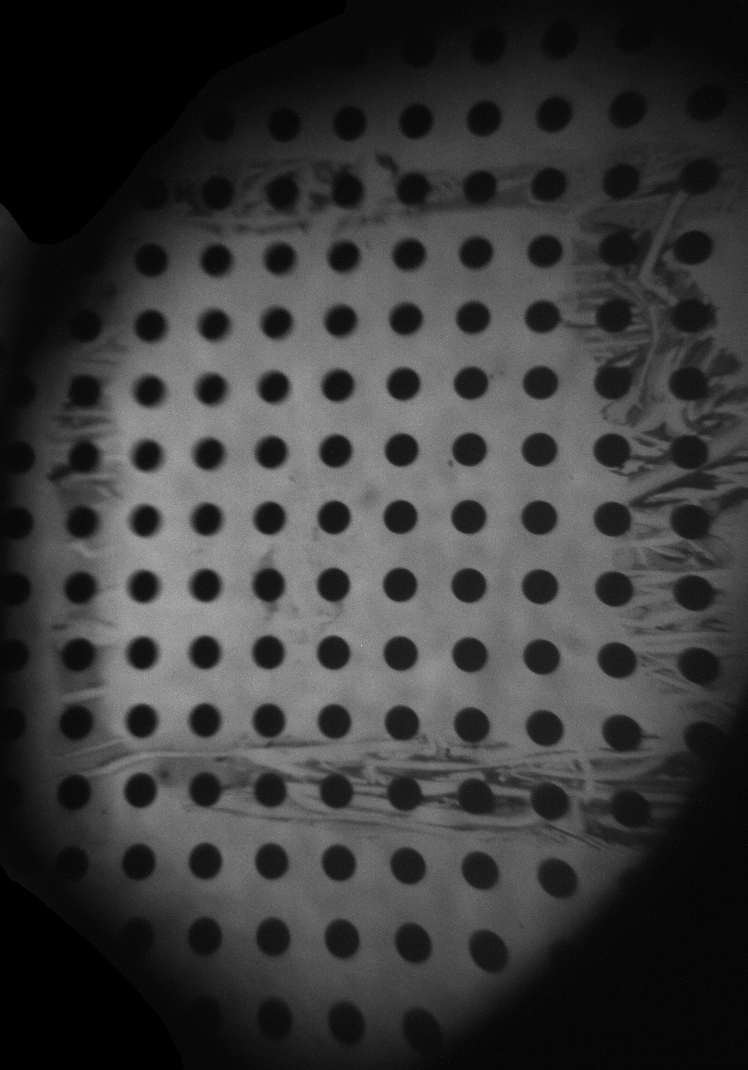
#> input picture Perspective.png, 748 x 1070 px, found by its file name
$ python TemplateMatch.py
#> lines starting #> are read from the running program, lines starting #| are printed output that depends on the picture; after the words box and inside, x2 and y2 are one past the last pixel; in counts of white or black regions, pixels touching at a corner belong together
import numpy as np
import cv2 as cv
from numpy.fft import fft2, ifft2, fftshift
import matplotlib.pyplot as pyp

rmPt = []


# [75 lines left out: functions click_rm, MakeTemplate, GetMarkLocs, ShowCircs, not called in this run]


def CovarianceTemplate(img, template):

    img = img.astype(np.float64)
    template = template.astype(np.float64)

    n_rows, n_cols = img.shape[0], img.shape[1]

    template -= np.mean(template)

    row_pad = n_rows - template.shape[0]
    col_pad = n_cols - template.shape[1]

    row_pad_half = row_pad // 2
    col_pad_half = col_pad // 2

    # pad the template to the image size
    if template.shape != img.shape:

        template = np.pad(template,
                              ((row_pad_half, row_pad_half + row_pad % 2),
                               (col_pad_half, col_pad_half + col_pad % 2)),
                              mode='constant')

    square_window = np.copy(template)
    square_window[square_window > 0] = 1
    # Correlation

    # Calculate local average over a square window
    EX = np.real(fftshift(ifft2(fft2(img) * np.conjugate(fft2(square_window)))))


    #Subtract Local Average
    img -= EX

    #Compute Covariance
    C = np.real(fftshift(ifft2(fft2(img) * np.conjugate(fft2(template)))))

    return C


def CorrelateTemplate(img, template):

    img = img.astype(np.float64)
    template = template.astype(np.float64)

    n_rows, n_cols = img.shape[0], img.shape[1]

    row_pad = n_rows - template.shape[0]
    col_pad = n_cols - template.shape[1]

    row_pad_half = row_pad // 2
    col_pad_half = col_pad // 2

    # pad the template to the image size
    if template.shape != img.shape:

        template = np.pad(template,
                              ((row_pad_half, row_pad_half + row_pad % 2),
                               (col_pad_half, col_pad_half + col_pad % 2)),
                              mode='constant')

    # Correlation
    #EX = np.real(fftshift(ifft2(fft2(Img) * np.conjugate(fft2(square_window)))))
    # Img -= EX
    C = np.real(fftshift(ifft2(fft2(img) * np.conjugate(fft2(template)))))

    #EX2 = np.real(fftshift(ifft2(fft2(Img**2) * np.conjugate(fft2(square_window)))))

    #template_std = np.sqrt(np.sum((Template - np.mean(Template))**2))

    #windowstd = np.sqrt(np.abs(EX2 - EX**2))

    return C / np.max(C) #(template_std*windowstd+1e-5)


def DotPeaks(img, template):

    correlation = CovarianceTemplate(img, template)

    # imgFH = ForstnerHarris(img, 16)
    # templateFH = ForstnerHarris(template, 16)

    imgFH = np.abs(cv.cornerHarris(img.astype(np.float32), 2, 7, 0.05))
    templateFH = np.abs(cv.cornerHarris(template.astype(np.float32), 2, 7, 0.05))

    # templateFH = templateFH - templateFH.min()
    # templateFH /= templateFH.max()
    # imgFH /= imgFH.max()

    correlationFH = CorrelateTemplate(imgFH, templateFH)

    # combined = correlation[window_size//2:-window_size//2, window_size//2:-window_size//2] * correlationFH
    combined = correlation*correlationFH

    return combined, correlation, correlationFH


def MaxFind(img, search_size, minthresh = 2.5):

    PeakLocs = np.zeros(img.shape, dtype=bool)

    mask = (img > minthresh*img.mean()).astype(bool)

    hss = search_size//2

    for jj in range(hss, img.shape[0] - hss):
        for ii in range(hss, img.shape[1] - hss):
            PeakLocs[jj, ii] = img[jj, ii] >= img[jj-hss:jj+hss, ii-hss:ii+hss].max()

    PeakLocs *= mask

    return PeakLocs


# [23 lines left out: function SubPixelPeaks, not called in this run]


if __name__ == "__main__":
    from cv2 import imread

    Img = imread("TestImages/Perspective.png")[:, :, 0]
#> Img: shape (1070, 748); min 0, max 255, mean 58.8
    Template = imread("TestImages/dot_template.png")[:, :, 0]
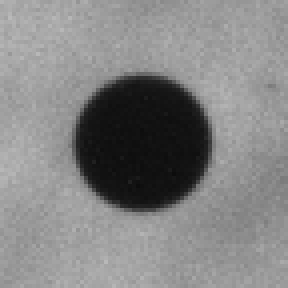
#> input picture dot_template.png, 72 x 72 px, found by its file name (shown 4 times larger)
#> Template: shape (72, 72); min 12, max 185, mean 132.2

    Peaks, c, cFH = DotPeaks(Img, Template)
#> in CovarianceTemplate, `square_window[square_window > 0] = 1`:
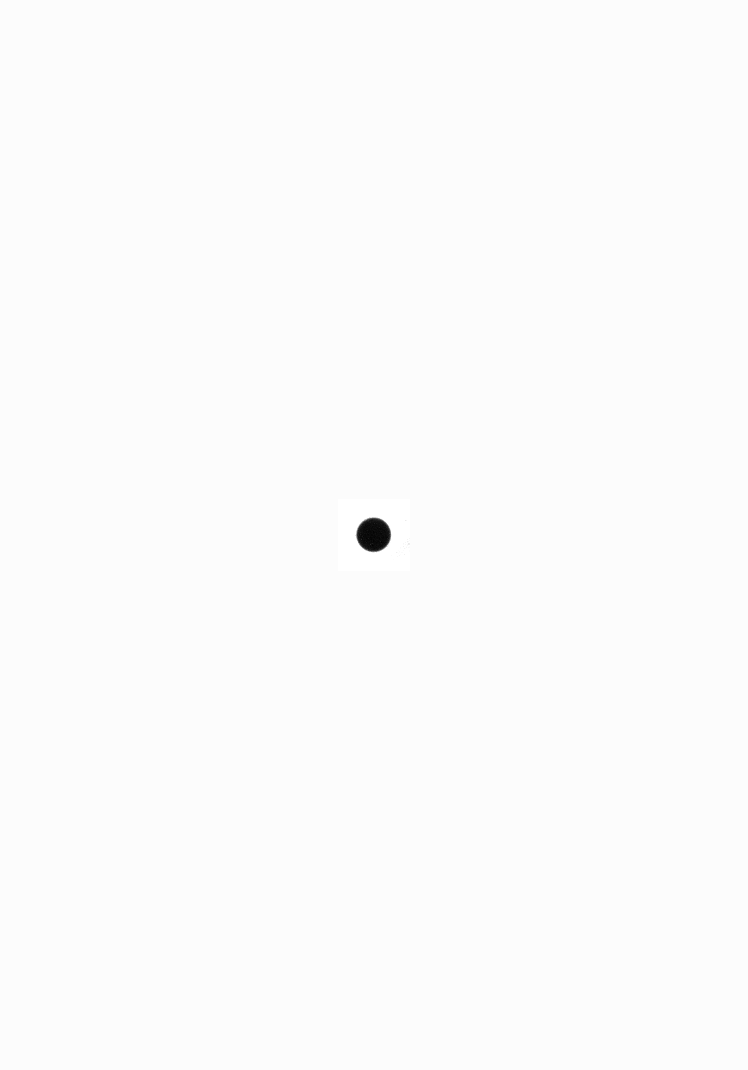
#> square_window: shape (1070, 748) float64; min -120.2, max 1, mean -0.121; drawn with min black and max white
#> in DotPeaks, `templateFH = np.abs(cv.cornerHarris(template.astype(np.float32), 2, 7,..`:
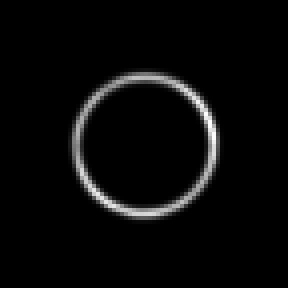
#> templateFH: shape (72, 72) float32 (shown 4 times larger); min 0.618, max 8.3e+10, mean 2.88e+09; drawn with min black and max white
#> in DotPeaks, `combined = correlation*correlationFH`:
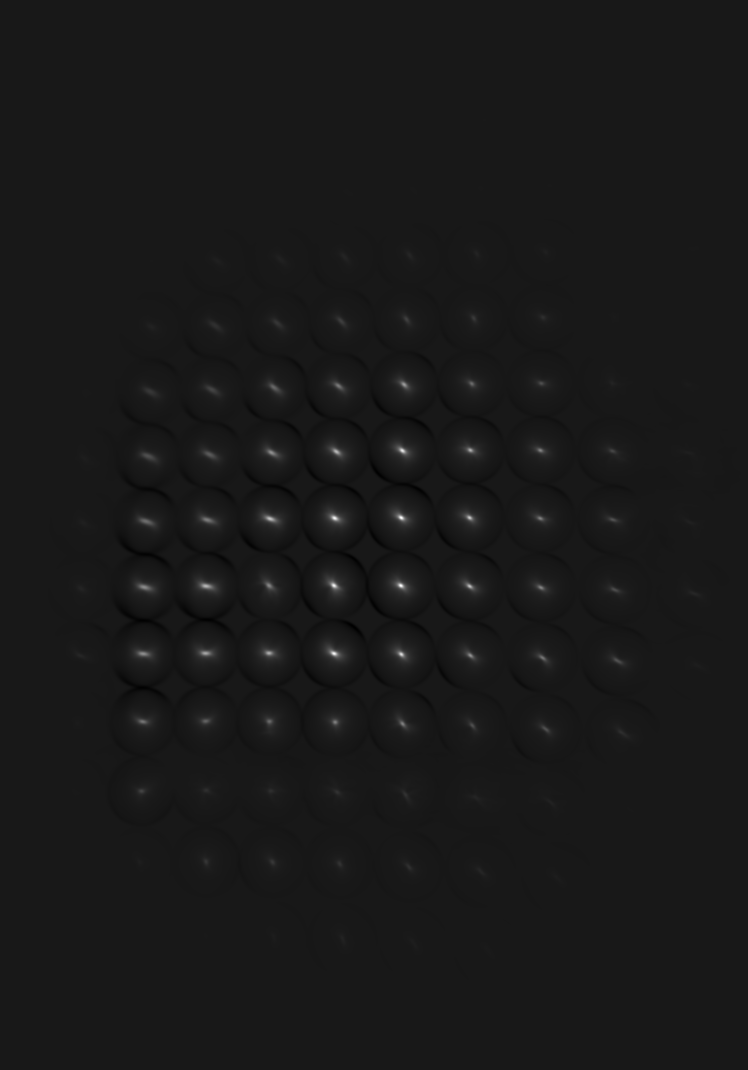
#> combined: shape (1070, 748) float64; min -5.74e+10, max 5.45e+11, mean 1.13e+09; drawn with min black and max white

    PeakLocs = MaxFind(Peaks, 64, 5)
#> in MaxFind, `mask = (img > minthresh*img.mean()).astype(bool)`:
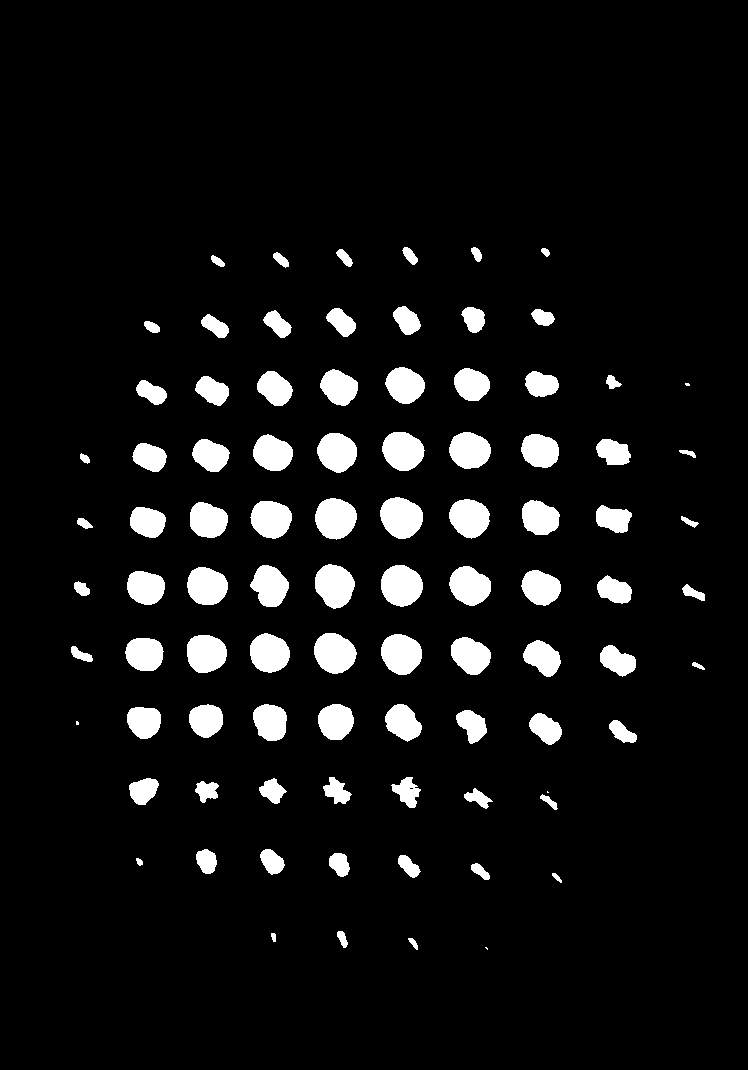
#> mask: shape (1070, 748) bool; 7% white; 90 white regions (4 under 20 px), largest, box (x1, y1, x2, y2) and area: (380, 497, 423, 539) 1369, (381, 565, 423, 607) 1363, (315, 498, 357, 540) 1344
#> after the loop in MaxFind, `for jj in range(hss, img.shape[0] - hss):`: PeakLocs: shape (1070, 748) bool; 0.02% white in thin lines or dots, all inside (x1, y1, x2, y2) = (72, 38, 705, 1026)
#> in MaxFind, `PeakLocs *= mask`: PeakLocs: shape (1070, 748) bool; 0.01% white in thin lines or dots, all inside (x1, y1, x2, y2) = (77, 252, 698, 949)


    fig, ax = pyp.subplots(1, 5, figsize = (5*3, 4), dpi=300)
    ax[0].imshow(Img, cmap='Greys_r')
    ax[0].set_title("\nOriginal Image")
    ax[1].imshow(c)
    ax[1].set_title("\nTemplate Covariance")
    ax[2].imshow(cFH)
    ax[2].set_title("\nHarris CD Covariance")
    ax[3].imshow(Peaks)
    ax[3].set_title("\nEstimates Multiplied")
    ax[4].imshow(cv.dilate(PeakLocs.astype(np.uint8), np.ones((7, 7), dtype=np.uint8)))
    ax[4].set_title("\nRecovered Peaks")

    for axis in ax:
        axis.axis('off')

    fig.tight_layout()
    fig.show()
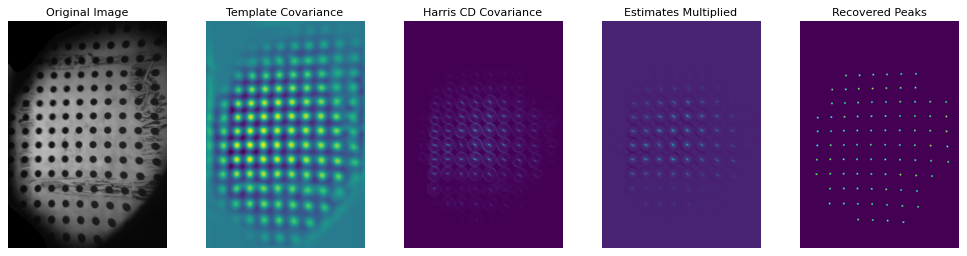
#> figure drawn by matplotlib, 5 panels

    # GetMarkLocs(Img, 64)

    #

    # ImgCD = ForstnerHarris(Img, 16)
    TemplateCD = cv.cornerHarris(Template.astype(np.float32), 2, 5, 0.05)
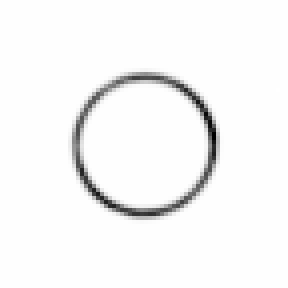
#> TemplateCD: shape (72, 72) float32 (shown 4 times larger); min -536238144, max 430828.6, mean -16104819; drawn with min black and max white
    fig, ax = pyp.subplots()
    ax.imshow(TemplateCD)
    fig.show()
    #
    # TemplateCD = TemplateCD - TemplateCD.min()
    # TemplateCD /= TemplateCD.max()
    #
    # Correlation = CovarianceTemplate(Img, template)
    #
    # import matplotlib.pyplot as pyp
    # fig, ax = pyp.subplots()
    # ax.imshow(Correlation)
    # ax.set_aspect('equal')
    # fig.show()
    #
    # print(Correlation.max())
    #
    # fig, ax = pyp.subplots(2)
    # ax[0].imshow(ImgCD)
    # ax[1].imshow(TemplateCD)
    # fig.show()
    #
    # CorrelationCD = CorrelateTemplate(ImgCD, TemplateCD)
    #
    # import matplotlib.pyplot as pyp
    # fig, ax = pyp.subplots()
    # ax.imshow(CorrelationCD)
    # ax.set_aspect('equal')
    # fig.show()
    #
    # print(TemplateCD.min())
    #
    # fig, ax = pyp.subplots(2, 2, dpi=180, figsize = (6, 8))
    # fig.tight_layout()
    #
    # ax[0, 0].axis('off')
    # ax[0, 0].set_title("Calibration Image")
    # ax[0, 0].imshow(Img, cmap='Greys_r')
    #
    # ax[0, 1].axis('off')
    # ax[0, 1].set_title("Cal Image\nCorrelation Template Matched")
    # ax[0, 1].imshow(Correlation)
    #
    # ax[1, 0].axis('off')
    # ax[1, 0].set_title("Calibration Image\nHarris Corner Detected")
    # ax[1, 0].imshow(ImgCD)
    #
    # ax[1, 1].axis('off')
    # ax[1, 1].set_title("Corner Detected\nTemplate Matched")
    # ax[1, 1].imshow(CorrelationCD)
    #
    # fig.show()
    #
    # fig, ax = pyp.subplots()
    #
    # ax.set_title("Combined")
    #
    # Combined = Correlation
    # Correlation[:-16, :-16]*=CorrelationCD
    #
    # ax.imshow(Combined[:-16, :-16])
    # fig.show()
